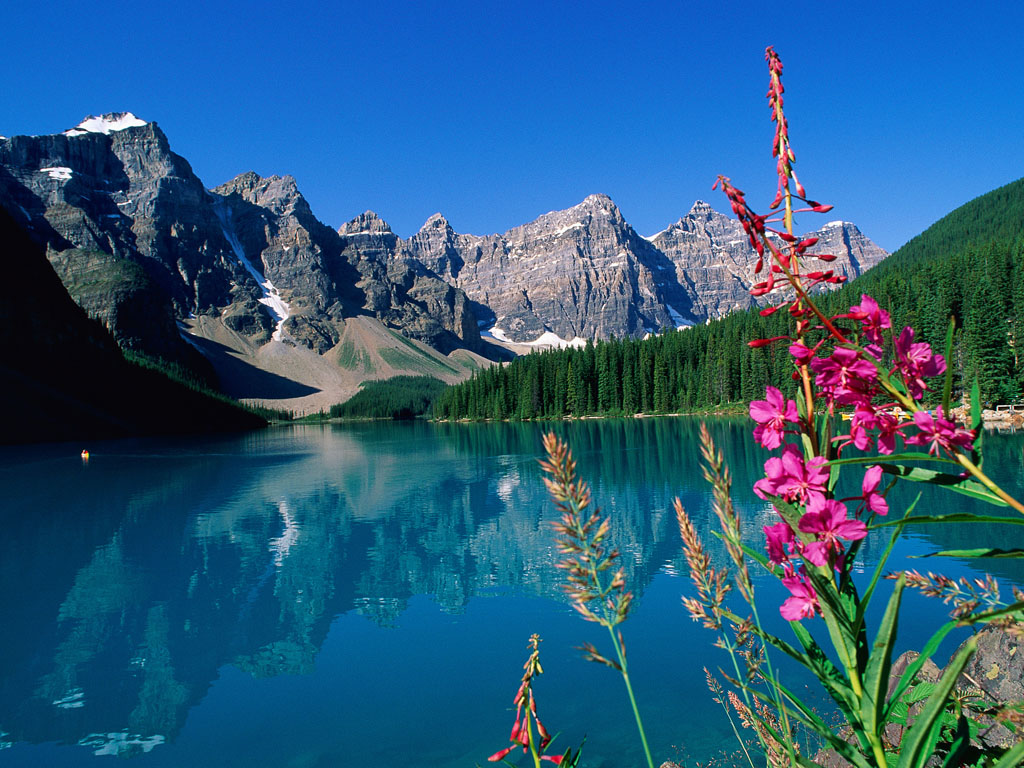
#> input picture processamento_imagens/01 - Introdução/assets/NATUREZA_1.jpg, 1024 x 768 px
$ python 03_tamanho_imagem.py
#> lines starting #> are read from the running program, lines starting #| are printed output that depends on the picture
# cv2.resize(imagem, tamanho, interpolação)

# O tamanho é dado por uma tupla (W,H), onde W é a largura (número de colunas) e H é a altura (número de linhas)

# Carregando a imagem na versão colorida de um arquivo
import cv2
import matplotlib.pyplot as plt

imagem = cv2.imread("./assets/NATUREZA_1.jpg")
#> imagem is the input picture: shape (768, 1024, 3); mean B, G, R 126.3, 91.5, 41.8
image = cv2.cvtColor(imagem, cv2.COLOR_BGR2RGB)

print("Dimensões da imagem: ", image.shape)
#| Dimensões da imagem:  (768, 1024, 3)

tamanho = (400, 400)
interpolacao = cv2.INTER_LINEAR

imagem2 = cv2.resize(image, tamanho, interpolacao)
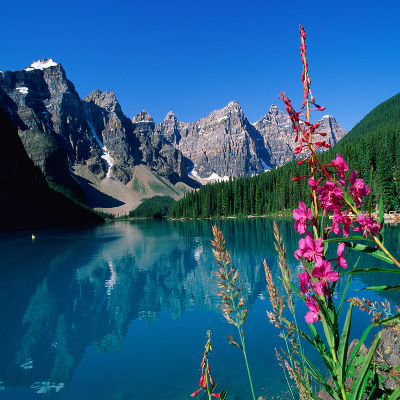
#> imagem2: shape (400, 400, 3); mean R, G, B 41.7, 91.3, 126.1
print("Novas dimensões da imagem: ", imagem2.shape)
#| Novas dimensões da imagem:  (400, 400, 3)


plt.imshow(imagem2)
plt.show()
